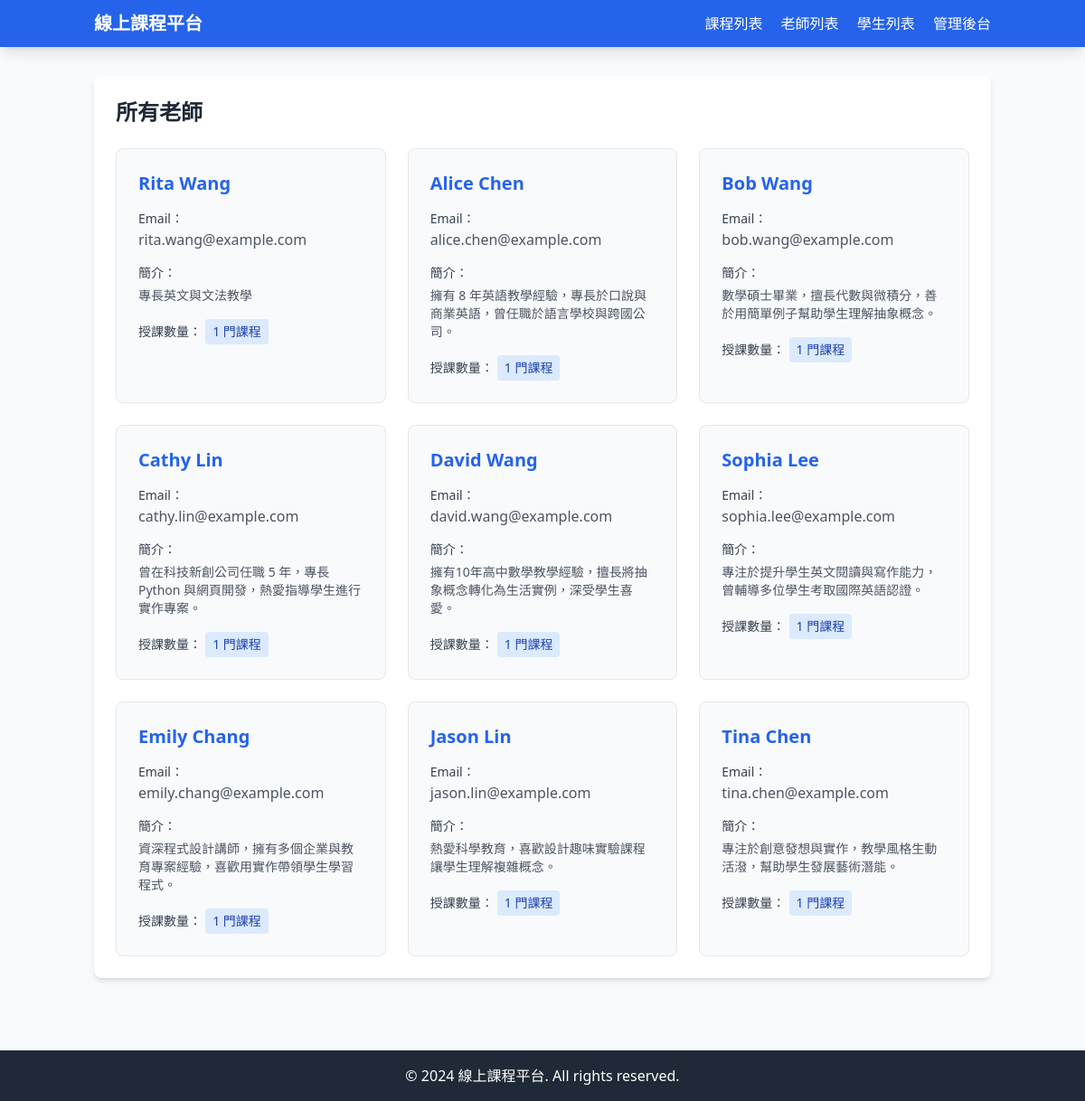
Screenshot of /teachers/ with the database file from the repository.
### courses/models.py (models this page shows, shortened)
class Teacher(models.Model):
    name = models.CharField(max_length=100, verbose_name='老師姓名')
    email = models.EmailField(unique=True, verbose_name='電子信箱')
    bio = models.TextField(blank=True, verbose_name='老師介紹')
    class Meta:
        verbose_name = '老師'
        verbose_name_plural = '老師'

### courses/views.py (the view)
# urls.py: path('teachers/', views.teacher_list, name='teacher-list'),
def teacher_list(request):
    teachers = Teacher.objects.all()
    return render(request, 'courses/teacher_list.html', {'teachers': teachers})

### courses/templates/courses/teacher_list.html (shortened to what this page needs)
{% extends 'home.html' %}
{% block content %}
<div class="bg-white rounded-lg shadow-md p-6">
    <h2 class="text-2xl font-bold mb-6 text-gray-800">所有老師</h2>
    {% if teachers %}
    <div class="grid md:grid-cols-2 lg:grid-cols-3 gap-6">
        {% for teacher in teachers %}
        <div class="bg-gray-50 rounded-lg p-6 border border-gray-200 hover:shadow-lg transition-shadow">
            <h3 class="text-xl font-semibold mb-3 text-blue-600">{{ teacher.name }}</h3>
            <div class="mb-3">
                <span class="text-sm font-medium text-gray-700">Email：</span>
                <p class="text-gray-600">{{ teacher.email }}</p>
            </div>
            {% if teacher.bio %}
            <div class="mb-4">
                <span class="text-sm font-medium text-gray-700">簡介：</span>
                <p class="text-gray-600 text-sm mt-1">{{ teacher.bio|truncatechars:100 }}</p>
            </div>
            {% endif %}
            <div class="mt-4">
                <span class="text-sm font-medium text-gray-700">授課數量：</span>
                <span class="inline-block bg-blue-100 text-blue-800 text-sm px-2 py-1 rounded">
                    {{ teacher.course_set.count }} 門課程
                </span>
            </div>
        </div>
        {% endfor %}
    </div>
    {% else %}
    <div class="text-center py-12">
        <p class="text-gray-500 text-lg">目前沒有任何老師</p>
        <p class="text-gray-400 mt-2">請到 <a href="/admin/" class="text-blue-600 hover:underline">管理後台</a> 新增老師</p>
    </div>
    {% endif %}
</div>
{% endblock %}

### rows the page displays
Teacher: name "Rita Wang", email "rita.wang@example.com", bio "專長英文與文法教學", course_set.count "1"
Teacher: name "Alice Chen", email "alice.chen@example.com", bio "擁有 8 年英語教學經驗，專長於口說與商業英語，曾任職於語言學校與跨國公司。", course_set.count "1"
Teacher: name "Bob Wang", email "bob.wang@example.com", bio "數學碩士畢業，擅長代數與微積分，善於用簡單例子幫助學生理解抽象概念。", course_set.count "1"
Teacher: name "Cathy Lin", email "cathy.lin@example.com", bio "曾在科技新創公司任職 5 年，專長 Python 與網頁開發，熱愛指導學生進行實作專案。", course_set.count "1"
Teacher: name "David Wang", email "david.wang@example.com", bio "擁有10年高中數學教學經驗，擅長將抽象概念轉化為生活實例，深受學生喜愛。", course_set.count "1"
Teacher: name "Sophia Lee", email "sophia.lee@example.com", bio "專注於提升學生英文閱讀與寫作能力，曾輔導多位學生考取國際英語認證。", course_set.count "1"
Teacher: name "Emily Chang", email "emily.chang@example.com", bio "資深程式設計講師，擁有多個企業與教育專案經驗，喜歡用實作帶領學生學習程式。", course_set.count "1"
Teacher: name "Jason Lin", email "jason.lin@example.com", bio "熱愛科學教育，喜歡設計趣味實驗課程讓學生理解複雜概念。", course_set.count "1"
Teacher: name "Tina Chen", email "tina.chen@example.com", bio "專注於創意發想與實作，教學風格生動活潑，幫助學生發展藝術潛能。", course_set.count "1"
